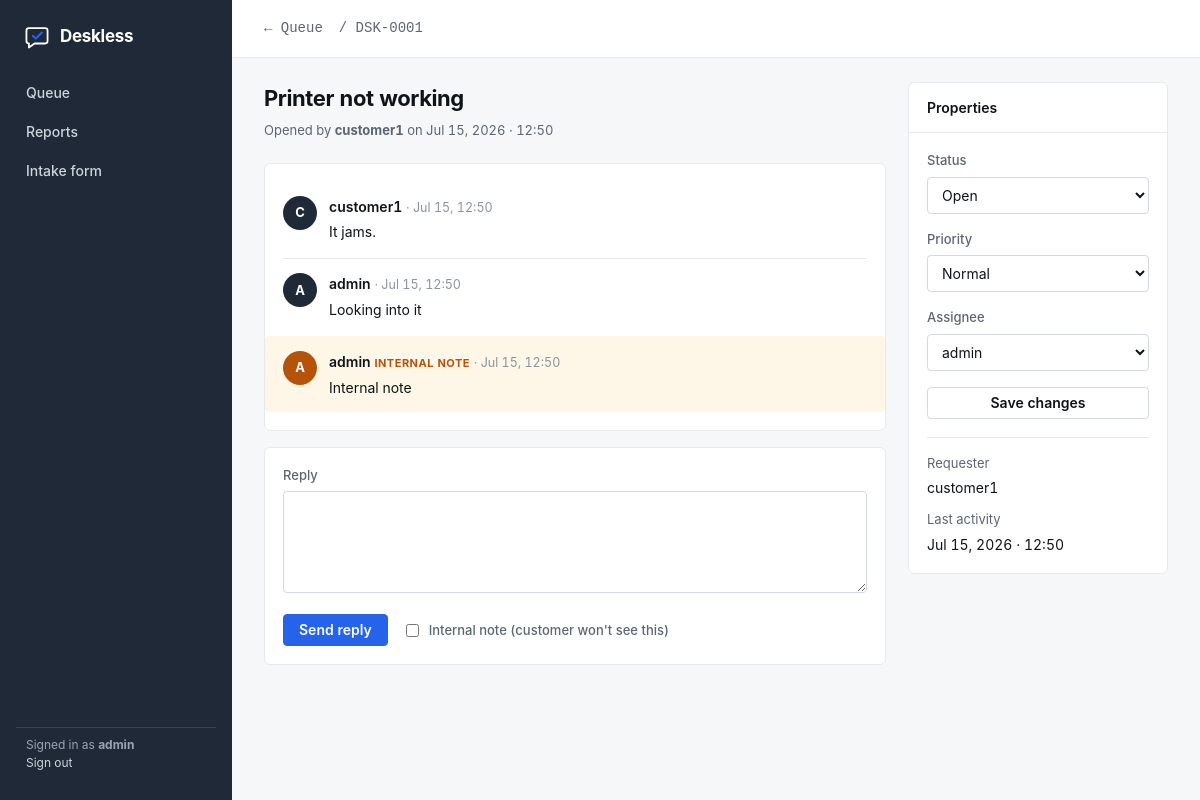
Page /t/1/ (signed in) on the committed database.
### tickets/models.py (models this page shows, shortened)
class Ticket(models.Model):
    STATUS = [
        ("open", "Open"),
        ("pending", "Pending"),
        ("resolved", "Resolved"),
        ("closed", "Closed"),
    ]
    PRIORITY = [
        ("low", "Low"),
        ("normal", "Normal"),
        ("high", "High"),
        ("urgent", "Urgent"),
    ]
    subject = models.CharField(max_length=255)
    body = models.TextField(blank=True)
    status = models.CharField(max_length=10, choices=STATUS, default="open")
    priority = models.CharField(max_length=10, choices=PRIORITY, default="normal")
    reporter = models.ForeignKey(
        settings.AUTH_USER_MODEL,
        on_delete=models.PROTECT,
        related_name="reported_tickets",
    )
    assignee = models.ForeignKey(
        settings.AUTH_USER_MODEL,
        on_delete=models.SET_NULL,
        related_name="assigned_tickets",
        null=True,
        blank=True,
        limit_choices_to={"is_staff": True},
    )
    created_at = models.DateTimeField(auto_now_add=True)
    updated_at = models.DateTimeField(auto_now=True)
    class Meta:
        ordering = ["-updated_at"]

class Comment(models.Model):
    ticket = models.ForeignKey(Ticket, on_delete=models.CASCADE, related_name="comments")
    author = models.ForeignKey(settings.AUTH_USER_MODEL, on_delete=models.PROTECT)
    body = models.TextField()
    internal = models.BooleanField(default=False, help_text="Visible to agents only")
    created_at = models.DateTimeField(auto_now_add=True)
    class Meta:
        ordering = ["created_at"]

### tickets/views.py (the view)
# urls.py: path("t/<int:pk>/", views.ticket_detail, name="ticket_detail"),
@login_required
def ticket_detail(request, pk):
    ticket = get_object_or_404(Ticket, pk=pk)
    comments = ticket.comments.select_related("author")
    if request.method == "POST":
        if "add_comment" in request.POST:
            cform = CommentForm(request.POST)
            if cform.is_valid():
                c = cform.save(commit=False)
                c.ticket = ticket
                c.author = request.user
                c.save()
                notify_reporter(ticket, c)
                return redirect("ticket_detail", pk=pk)
            uform = TicketUpdateForm(instance=ticket)
        else:
            uform = TicketUpdateForm(request.POST, instance=ticket)
            if uform.is_valid():
                uform.save()
                return redirect("ticket_detail", pk=pk)
            cform = CommentForm()
    else:
        cform = CommentForm()
        uform = TicketUpdateForm(instance=ticket)
    return render(request, "tickets/detail.html", {
        "ticket": ticket, "comments": comments, "cform": cform, "uform": uform,
    })

### tickets/forms.py
class CommentForm(forms.ModelForm):
    class Meta:
        model = Comment
        fields = ["body", "internal"]
        widgets = {"body": forms.Textarea(attrs={"rows": 4})}

class TicketUpdateForm(forms.ModelForm):
    class Meta:
        model = Ticket
        fields = ["status", "priority", "assignee"]

### tickets/context_processors.py (called while the page is built)
def branding(request):
    return {
        "brand_name": settings.BRAND_NAME,
        "brand_color": settings.BRAND_COLOR,
        "brand_accent": settings.BRAND_ACCENT,
    }

### tickets/templates/tickets/detail.html (shortened to what this page needs)
{% extends "base.html" %}
{% block content %}
<div class="topbar">
  <a class="ref-lg" href="{% url 'ticket_list' %}">← Queue</a>
  <span class="ref-lg">/ DSK-{{ ticket.pk|stringformat:"04d" }}</span>
</div>
<main>
  <div style="display:grid; grid-template-columns: 1fr 260px; gap: 22px; align-items: start;">
    <div>
      <h1 style="font-size:22px; font-weight:680; letter-spacing:-0.4px; margin:0 0 6px;">{{ ticket.subject }}</h1>
      <p class="hint" style="margin:0 0 22px;">
        Opened by <strong>{{ ticket.reporter.get_full_name|default:ticket.reporter.username }}</strong>
        on {{ ticket.created_at|date:"M j, Y · H:i" }}
      </p>
      <div class="card"><div class="bd">
        <div class="thread">
          <div class="msg">
            <div class="avatar">{{ ticket.reporter.username|first|upper }}</div>
            <div>
              <span class="who">{{ ticket.reporter.get_full_name|default:ticket.reporter.username }}</span>
              <span class="when">· {{ ticket.created_at|date:"M j, H:i" }}</span>
              <div class="text">{{ ticket.body|default:"(no message)" }}</div>
            </div>
          </div>
          {% for c in comments %}
          <div class="msg {% if c.internal %}note{% endif %}">
            <div class="avatar">{{ c.author.username|first|upper }}</div>
            <div>
              <span class="who">{{ c.author.get_full_name|default:c.author.username }}</span>
              {% if c.internal %}<span class="note-tag">Internal note</span>{% endif %}
              <span class="when">· {{ c.created_at|date:"M j, H:i" }}</span>
              <div class="text">{{ c.body }}</div>
            </div>
          </div>
          {% endfor %}
        </div>
      </div></div>
      <div class="card"><div class="bd">
        <form method="post">
          <div class="field">
            <label for="id_body">Reply</label>
            {{ cform.body }}
          </div>
          <div style="display:flex; align-items:center; gap:14px;">
            <button class="btn" name="add_comment" value="1">Send reply</button>
            <label style="display:flex; align-items:center; gap:7px; font-weight:500; color:var(--muted);">
              {{ cform.internal }} Internal note (customer won't see this)
            </label>
          </div>
        </form>
      </div></div>
    </div>
    <aside class="card">
      <div class="hd">Properties</div>
      <div class="bd">
        <form method="post">
          <div class="field"><label>Status</label>{{ uform.status }}</div>
          <div class="field"><label>Priority</label>{{ uform.priority }}</div>
          <div class="field"><label>Assignee</label>{{ uform.assignee }}</div>
          <button class="btn ghost" name="update" value="1" style="width:100%; justify-content:center;">Save changes</button>
        </form>
        <div style="margin-top:18px; padding-top:16px; border-top:1px solid var(--line);">
          <p class="hint" style="margin:0 0 4px;">Requester</p>
          <p style="margin:0 0 12px;">{{ ticket.reporter.email|default:ticket.reporter.username }}</p>
          <p class="hint" style="margin:0 0 4px;">Last activity</p>
          <p style="margin:0;">{{ ticket.updated_at|date:"M j, Y · H:i" }}</p>
        </div>
      </div>
    </aside>
  </div>
</main>
{% endblock %}

### tickets/templates/base.html (shortened to what this page needs)
<!doctype html>
<html lang="en">
<head>
</head>
<body>
{% block body %}
  <div class="shell">
    <aside class="rail">
      <div class="brand">
        <svg width="26" height="26" viewBox="0 0 32 32" fill="none" aria-hidden="true">
          <path d="M6 5h20a3 3 0 0 1 3 3v13a3 3 0 0 1-3 3H13l-7 5v-5a3 3 0 0 1-3-3V8a3 3 0 0 1 3-3Z"
                stroke="#fff" stroke-width="2.2" stroke-linejoin="round"/>
          <path d="M11 14.5l3.5 3.5L22 10.5" stroke="{{ brand_accent }}"
                stroke-width="2.6" stroke-linecap="round" stroke-linejoin="round"/>
        </svg>
        <strong>{{ brand_name }}</strong>
      </div>
      {% if user.is_authenticated %}
      <nav>
        <a href="{% url 'ticket_list' %}" class="{% block nav_queue %}{% endblock %}">Queue</a>
        <a href="{% url 'reports' %}" class="{% block nav_reports %}{% endblock %}">Reports</a>
        <a href="{% url 'submit_ticket' %}">Intake form</a>
      </nav>
      <div class="spacer"></div>
      <div class="who">
        Signed in as <strong>{{ user.username }}</strong><br>
        <a href="{% url 'logout' %}">Sign out</a>
      </div>
      {% endif %}
    </aside>
    <div class="content">
      {% block content %}{% endblock %}
    </div>
  </div>
{% endblock %}
</body>
</html>

### rows in the picture
Ticket: pk "0001", subject "Printer not working", reporter.get_full_name "customer1", created_at "Jul 15, 2026 · 12:50", reporter.username|first "C", created_at "Jul 15, 12:50", body "It jams.", status "Open", priority "Normal", assignee "admin", reporter.email "customer1", updated_at "Jul 15, 2026 · 12:50"
Comment: author.username|first "A", author.get_full_name "admin", created_at "Jul 15, 12:50", body "Looking into it"
Comment: author.username|first "A", author.get_full_name "admin", internal "INTERNAL NOTE", created_at "Jul 15, 12:50", body "Internal note"

### other values in the picture
{{ brand_name }} "Deskless"
{{ user.username }} "admin"
